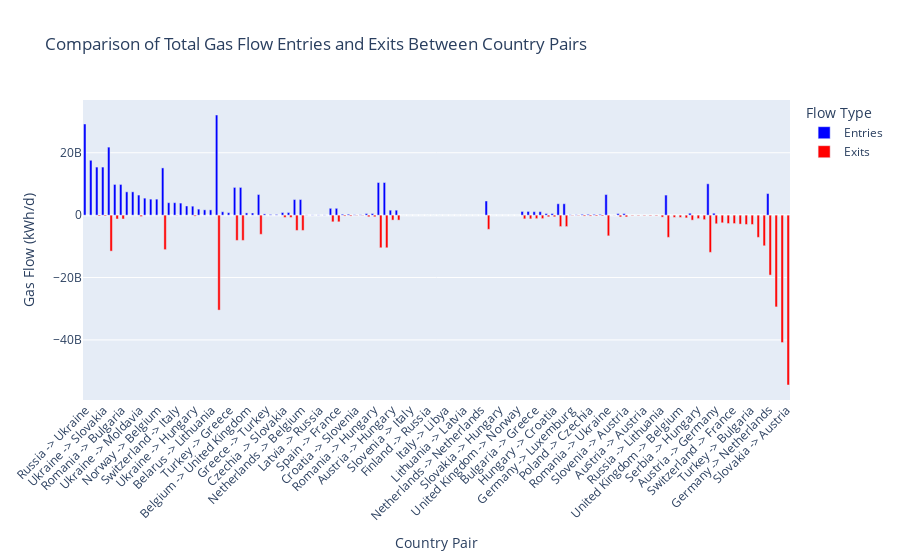

Notebook code for this chart:
### Code cell
# Create a long-form DataFrame suitable for Plotly Express
long_df = pd.melt(merged_df, 
                  id_vars=['countryPair'], 
                  value_vars=['Entries', 'Exits'], 
                  var_name='FlowType', 
                  value_name='Value')

# Define custom color mapping
color_mapping = {'Entries': 'blue', 'Exits': 'red'}

# Create the bar chart
fig = px.bar(long_df, 
             x='countryPair', 
             y='Value', 
             color='FlowType', 
             color_discrete_map=color_mapping,
             labels={'countryPair': 'Country Pair', 'Value': 'Gas Flow (kWh/d)', 'FlowType': 'Flow Type'},
             title='Comparison of Total Gas Flow Entries and Exits Between Country Pairs')

# Update layout for better readability
fig.update_layout(
    barmode='group',
    xaxis_tickangle=-45,
    yaxis=dict(
        title='Gas Flow (kWh/d)',
        showgrid=True
    ),
    xaxis=dict(
        title='Country Pair',
        categoryorder='total descending'
    )
)

# Show the figure
fig.show()

### Figure 1 — Plotly figure (JSON) as saved in the notebook; plotly's stock layout.template omitted (floating-point values rounded to 4 significant figures)
{"data": [{"alignmentgroup": "True", "hovertemplate": "Flow Type=Entries<br>Country Pair=%{x}<br>Gas Flow (kWh/d)=%{y}<extra></extra>", "legendgroup": "Entries", "marker": {"color": "blue", "pattern": {"shape": ""}}, "name": "Entries", "offsetgroup": "Entries", "orientation": "v", "showlegend": true, "textposition": "auto", "type": "bar", "x": ["Austria -> Austria", "Austria -> Germany", "Austria -> Hungary", "Austria -> Italy", "Austria -> Slovakia", "Austria -> Slovenia", "Belarus -> Lithuania", "Belarus -> Ukraine", "Belgium -> Belgium", "Belgium -> France", "Belgium -> Germany", "Belgium -> Luxemburg", "Belgium -> Netherlands", "Belgium -> Norway", "Belgium -> United Kingdom", "Bulgaria -> Greece", "Bulgaria -> North Macedonia", "Bulgaria -> Romania", "Bulgaria -> Turkey", "Croatia -> Hungary", "Croatia -> Slovenia", "Czechia -> Germany", "Czechia -> Poland", "Czechia -> Slovakia", "Denmark -> Denmark", "Denmark -> Germany", "Estonia -> Latvia", "Estonia -> Russia", "Finland -> Russia", "France -> Belgium", "France -> Germany", "France -> Norway", "France -> Spain", "France -> Switzerland", "Germany -> Austria", "Germany -> Belgium", "Germany -> Czechia", "Germany -> Denmark", "Germany -> France", "Germany -> Germany", "Germany -> Luxemburg", "Germany -> Netherlands", "Germany -> Norway", "Germany -> Poland", "Germany -> Switzerland", "Greece -> Bulgaria", "Greece -> Turkey", "Hungary -> Austria", "Hungary -> Croatia", "Hungary -> Romania", "Hungary -> Slovakia", "Hungary -> Ukraine", "Italy -> Austria", "Italy -> Italy", "Italy -> Libya", "Italy -> Slovenia", "Italy -> Switzerland", "Latvia -> Estonia", "Latvia -> Lithuania", "Latvia -> Russia", "Libya -> Italy", "Lithuania -> Belarus", "Lithuania -> Latvia", "Luxemburg -> Belgium", "Luxemburg -> Germany", "Moldavia -> Romania", "Moldavia -> Ukraine", "Morocco -> Spain", "Netherlands -> Belgium", "Netherlands -> Germany", "Netherlands -> Netherlands", "North Macedonia -> Bulgaria", "Norway -> Belgium", "Norway -> France", "Norway -> Germany", "Norway -> United Kingdom", "Poland -> Czechia", "Poland -> Germany", "Poland -> Poland", "Portugal -> Spain", "Romania -> Bulgaria", "Romania -> Hungary", "Romania -> Moldavia", "Romania -> Ukraine", "Russia -> Estonia", "Russia -> Finland", "Russia -> Latvia", "Russia -> Lithuania", "Russia -> Ukraine", "San Marino -> Italy", "Serbia -> Hungary", "Slovakia -> Austria", "Slovakia -> Czechia", "Slovakia -> Hungary", "Slovakia -> Ukraine", "Slovenia -> Austria", "Slovenia -> Croatia", "Slovenia -> Italy", "Spain -> France", "Spain -> Morocco", "Spain -> Portugal", "Switzerland -> France", "Switzerland -> Germany", "Switzerland -> Italy", "Turkey -> Bulgaria", "Turkey -> Greece", "Ukraine -> Belarus", "Ukraine -> Hungary", "Ukraine -> Moldavia", "Ukraine -> Romania", "Ukraine -> Russia", "Ukraine -> Slovakia", "Ukraine -> Ukraine", "United Kingdom -> Belgium", "United Kingdom -> Ireland", "United Kingdom -> Netherlands", "United Kingdom -> Norway", "United Kingdom -> United Kingdom"], "xaxis": "x", "y": [0, 626397236, 1591661821, 10457939761, 0, 503820405, 1690832930, 0, 10775624, 3654710373, 1186306801, 250107684, 4998000000.0, 5133876308, 719558055, 1109253626, 0, 9843000000.0, 0, 526655043, 119929481, 21807438120, 265605798, 847766446, 693074054, 0, 74963383, 227070258, 0, 3654710373, 1934352239, 0, 2190777543, 0, 626397236, 1186306801, 32109322041, 0, 3868704478, 15150000000.0, 111275981, 6920000000.0, 7473000000.0, 8886846108, 0, 1109253626, 398238894, 1591661821, 526655043, 519300000.0, 0, 0, 10457939761, 0, 0, 2777256, 3992157256, 74963383, 0, 74963383, 1703364014, 0, 0, 250107684, 111275981, 0, 6438000000.0, 0, 4998000000.0, 10060000000.0, 0, 0, 5133876308, 5453810263, 7473000000.0, 17588604189, 265605798, 8886846108, 4543287576, 301991114, 9843000000.0, 519300000.0, 0, 6605000000.0, 227070258, 1087223100, 74963383, 0, 29230000000.0, 0, 0, 0, 847766446, 0, 15413503673, 503820405, 119929481, 2777256, 2190777543, 2940135131, 301991114, 0, 0, 3992157256, 0, 796477788, 0, 2878103000, 6438000000.0, 6605000000.0, 0, 15413503673, 0, 0, 0, 0, 0, 0], "yaxis": "y"}, {"alignmentgroup": "True", "hovertemplate": "Flow Type=Exits<br>Country Pair=%{x}<br>Gas Flow (kWh/d)=%{y}<extra></extra>", "legendgroup": "Exits", "marker": {"color": "red", "pattern": {"shape": ""}}, "name": "Exits", "offsetgroup": "Exits", "orientation": "v", "showlegend": true, "textposition": "auto", "type": "bar", "x": ["Austria -> Austria", "Austria -> Germany", "Austria -> Hungary", "Austria -> Italy", "Austria -> Slovakia", "Austria -> Slovenia", "Belarus -> Lithuania", "Belarus -> Ukraine", "Belgium -> Belgium", "Belgium -> France", "Belgium -> Germany", "Belgium -> Luxemburg", "Belgium -> Netherlands", "Belgium -> Norway", "Belgium -> United Kingdom", "Bulgaria -> Greece", "Bulgaria -> North Macedonia", "Bulgaria -> Romania", "Bulgaria -> Turkey", "Croatia -> Hungary", "Croatia -> Slovenia", "Czechia -> Germany", "Czechia -> Poland", "Czechia -> Slovakia", "Denmark -> Denmark", "Denmark -> Germany", "Estonia -> Latvia", "Estonia -> Russia", "Finland -> Russia", "France -> Belgium", "France -> Germany", "France -> Norway", "France -> Spain", "France -> Switzerland", "Germany -> Austria", "Germany -> Belgium", "Germany -> Czechia", "Germany -> Denmark", "Germany -> France", "Germany -> Germany", "Germany -> Luxemburg", "Germany -> Netherlands", "Germany -> Norway", "Germany -> Poland", "Germany -> Switzerland", "Greece -> Bulgaria", "Greece -> Turkey", "Hungary -> Austria", "Hungary -> Croatia", "Hungary -> Romania", "Hungary -> Slovakia", "Hungary -> Ukraine", "Italy -> Austria", "Italy -> Italy", "Italy -> Libya", "Italy -> Slovenia", "Italy -> Switzerland", "Latvia -> Estonia", "Latvia -> Lithuania", "Latvia -> Russia", "Libya -> Italy", "Lithuania -> Belarus", "Lithuania -> Latvia", "Luxemburg -> Belgium", "Luxemburg -> Germany", "Moldavia -> Romania", "Moldavia -> Ukraine", "Morocco -> Spain", "Netherlands -> Belgium", "Netherlands -> Germany", "Netherlands -> Netherlands", "North Macedonia -> Bulgaria", "Norway -> Belgium", "Norway -> France", "Norway -> Germany", "Norway -> United Kingdom", "Poland -> Czechia", "Poland -> Germany", "Poland -> Poland", "Portugal -> Spain", "Romania -> Bulgaria", "Romania -> Hungary", "Romania -> Moldavia", "Romania -> Ukraine", "Russia -> Estonia", "Russia -> Finland", "Russia -> Latvia", "Russia -> Lithuania", "Russia -> Ukraine", "San Marino -> Italy", "Serbia -> Hungary", "Slovakia -> Austria", "Slovakia -> Czechia", "Slovakia -> Hungary", "Slovakia -> Ukraine", "Slovenia -> Austria", "Slovenia -> Croatia", "Slovenia -> Italy", "Spain -> France", "Spain -> Morocco", "Spain -> Portugal", "Switzerland -> France", "Switzerland -> Germany", "Switzerland -> Italy", "Turkey -> Bulgaria", "Turkey -> Greece", "Ukraine -> Belarus", "Ukraine -> Hungary", "Ukraine -> Moldavia", "Ukraine -> Romania", "Ukraine -> Russia", "Ukraine -> Slovakia", "Ukraine -> Ukraine", "United Kingdom -> Belgium", "United Kingdom -> Ireland", "United Kingdom -> Netherlands", "United Kingdom -> Norway", "United Kingdom -> United Kingdom"], "xaxis": "x", "y": [-160675716, -2763488083, -1591658891, -10457892635, -40841906397, -557742906, 0, 0, -10775624, -3658167688, -1186306808, -281492893, -4899000000.0, 0, 0, -1109254232, -159326653, -1238372978, -2992060663, -526711000, -109695170, -11532436339, -292035129, -738884801, 0, -190302598, 0, 0, 0, -3658167688, 0, 0, -2137784769, -2688735199, -1601837254, -1186306808, -30443421723, -190302598, 0, -11050000000.0, -121116084, -19220000000.0, 0, -8098000000.0, -9824002159, -1109254232, 0, -1591658891, -526711000, -519215000, 0, -2872785491, -10457892635, -878851662, 0, -2776837, 0, 0, 0, 0, 0, 0, 0, -281492893, -121116084, 0, -7117000000.0, 0, -4899000000.0, -11920000000.0, 0, -159326653, 0, 0, 0, 0, -292035129, -8098000000.0, -4543287576, -289315151, -1238372978, -519215000, 0, -6637000000.0, 0, 0, 0, -636912274, 0, -34708214, -1097242000, -54455875196, -738884801, 0, -264663880, -557742906, -109695170, -2776837, -2137784769, 0, -289315151, -2688735199, -29418736591, -66455509, -2992060663, 0, 0, -315669000, -445100000.0, -6142000000.0, 0, -264663880, -7117000000.0, -718631008, -1441190700, -2454000000.0, 0, -704289075], "yaxis": "y"}], "layout": {"barmode": "group", "legend": {"title": {"text": "Flow Type"}, "tracegroupgap": 0}, "title": {"text": "Comparison of Total Gas Flow Entries and Exits Between Country Pairs"}, "xaxis": {"anchor": "y", "categoryorder": "total descending", "domain": [0, 1], "tickangle": -45, "title": {"text": "Country Pair"}}, "yaxis": {"anchor": "x", "domain": [0, 1], "showgrid": true, "title": {"text": "Gas Flow (kWh/d)"}}}}
